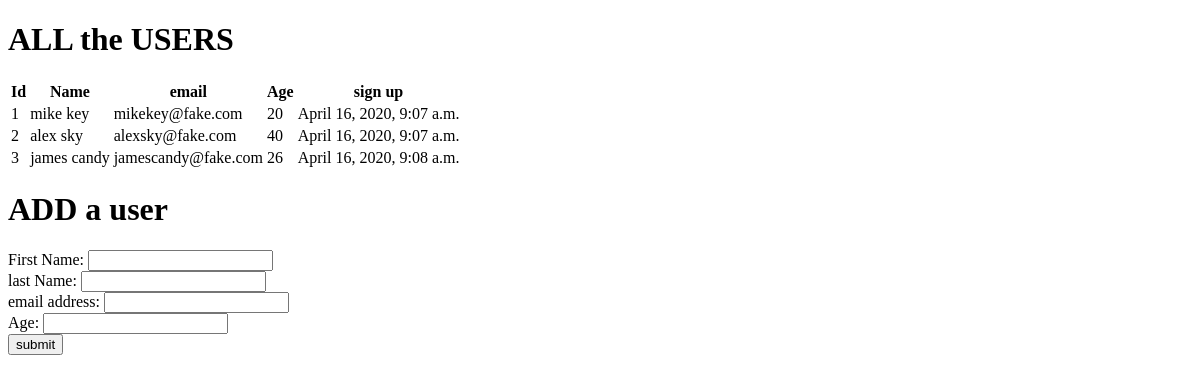
Before: / with the older database file.
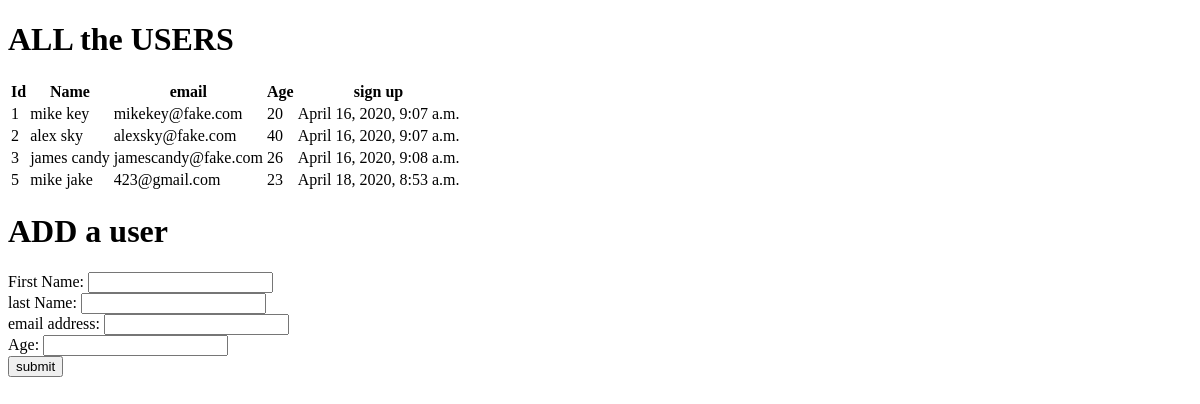
After: the same page with the newer database file.
### app_one/models.py (models this page shows)
class Users(models.Model):
    first_name = models.CharField(max_length = 255)
    last_name = models.CharField(max_length= 255)
    email_address = models.CharField(max_length = 255)
    age = models.IntegerField()
    create_at = models.DateTimeField(auto_now_add= True)
    update_at = models.DateTimeField(auto_now=True)

### app_one/views.py (the view)
def index(request):
    all_users = Users.objects.all()
    context ={
        "all_users_templates":all_users
    }
    return render(request,"user.html",context)

### app_one/templates/user.html (shortened to what this page needs)
<!DOCTYPE html>
<html class="no-js">
    <head>
        <link rel="stylesheet" href="">
    </head>
    <body>
        <h1>ALL the USERS</h1>
        <table>
            <thead>
                <tr>
                    <th>Id</th>
                    <th>Name</th>
                    <th>email</th>
                    <th>Age</th>
                    <th>sign up</th>
                </tr>
            </thead>
            <tbody>
                {% for x in  all_users_templates %}
                <tr>
                        <td>{{x.id}}</td>
                        <td>{{x.first_name }} {{x.last_name}}</td>
                        <td>{{x.email_address}}</td>
                        <td>{{x.age}}</td>
                        <td>{{x.create_at}}</td>
                    </tr>
                {% endfor%}
            </tbody>
        </table>
        <form action="/all_users" method="POST">
            <h1>ADD a user</h1>
            <label for="first_name">First Name:</label>
            <input type="text" name="first_name"><br>
            <label for="last_name">last Name:</label>
            <input type="text" name="last_name"><br>
            <label for="email_address">email address:</label>
            <input type="text" name="email_address"><br>
            <label for="age">Age:</label>
            <input type="text" name="age"><br>
            <input type="submit" value="submit">
        </form>
    </body>
</html>

Changed rows visible on the page:
added Users: id "5", first_name "mike", last_name "jake", email_address "423@gmail.com", age "23", create_at "April 18, 2020, 8:53 a.m."
